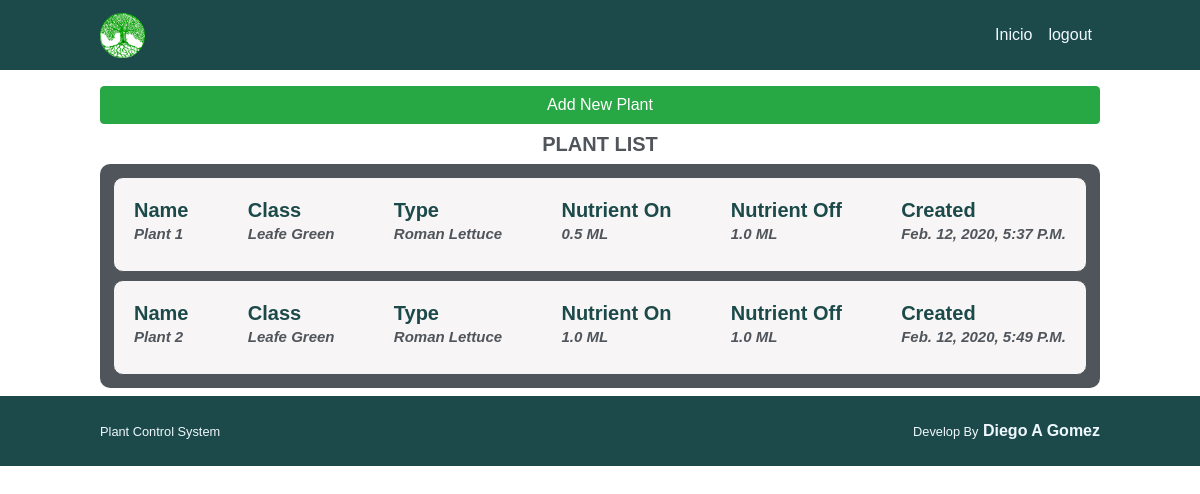
The page / (signed in) on the database its author committed.
### plants/models.py (models this page shows, shortened)
class Plants(models.Model):
    plant_name = models.CharField(max_length=20, null=True)
    plant_class = models.CharField(max_length=40, null=True)
    plant_type = models.CharField(max_length=20, null=True)
    active_nutrients = models.FloatField(default=0)
    noactive_nutrients = models.FloatField(default=0)
    created = models.DateTimeField(auto_now=True)

### plants/views.py (the view)
class ListPlants(LoginRequiredMixin, TemplateView):
    template_name = 'plants/home.html'
    success_url = reverse_lazy('plants:plants')
    def get_context_data(self, **kwargs):
        context = super().get_context_data(**kwargs)
        context['plants'] = Plants.objects.all()
        context['form'] = PlantsFormat()
        return context

### plants/forms.py (called while the page is built)
    @staticmethod
    def snake_to_word(word):
        return ' '.join(x.capitalize() or '_' for x in word.split('_'))

### templates/plants/home.html (shortened to what this page needs)
{% extends "base.html" %}
{% block container %}
    <div class="mt-3">
            <a href="{% url 'plants:new_plant' %}"
            type="submit"
            class="btn btn-success btn-block mt-1">Add New Plant</a>
    </div>
    <div>
        <h2 class="mt-2"> plant list </h2>
        <div class="display-plants ">
            {% for plant in plants %}
            <a href="{% url 'plants:plant_details' plant.id %}">
            {% include "plants/list_plants.html" %}
            </a>
            {% endfor %}
        </div>
    </div>
{% endblock %}

### templates/base.html (shortened to what this page needs)
<!DOCTYPE html>
<html lang="en">
<head>
    {% load static %}
    <link rel="stylesheet" href="{% static 'css/bootstrap.min.css' %}">
    <link rel="stylesheet" href="https://use.fontawesome.com/releases/v5.1.0/css/all.css" />
    <link rel="stylesheet" href="{% static 'css/main.css' %}" />
</head>
<body>
    {% include "navbar.html" %}
      <div class="container">
        {% block container %}
        {% endblock%}
     </div>
    {% include "foot.html" %}
</body>
</html>

### templates/navbar.html
{% load static %}
    <div class="navbar-header">
        <div class="container">
                <div>
                <a href="{% url 'plants:plants' %}">
                    <img src="{% static "img/icon.png" %}" height="45" width="45"
                    class="d-inline-block align-top"/>
                </a>
                </div>
                <div class="navbar-menu">
                    <nav><a href="{% url 'plants:plants' %}">Inicio</a></nav>
                    <nav><a href="{% url 'users:logout' %}">logout</a></nav>
                </div>
        </div>
    </div>

### templates/plants/list_plants.html
<div class='register-control'>
    <div>
        <h4>name</h4>
        <h6>{{ plant.plant_name}}</h6>
    </div>
    <div>
        <h4>class</h4>
        <h6>{{ plant.plant_class }}</h6>
    </div>
    <div>
        <h4>type</h4>
        <h6>{{ plant.plant_type }}</h6>
    </div>
    <div>
        <h4>nutrient on</h4>
        <h6>{{ plant.active_nutrients }} mL</h6>
    </div>
    <div>
        <h4>nutrient off</h4>
        <h6>{{ plant.noactive_nutrients }} mL</h6>
    </div>
    <div>
        <h4>created</h4>
        <h6>{{ plant.created }}</h6>
    </div>
</div>

### templates/foot.html
{% load static %}
    <div class="foot-container">
        <div class="container">
                <div>
                <strong><small>plant control system</small></strong>
                </div>
                <div>
                    <strong><small>develop by</small> diego a gomez</strong>
                </div>
        </div>
    </div>

### static/css/main.css (style rules this page uses)
body { font-family: "Source Sans Pro", sans-serif; margin: 0px; }
h2 { color: #50555c; text-transform: uppercase; font-family: "Source Sans Pro", sans-serif; font-weight: bold; font-size: 20px; text-align: center; margin-top: 0px; }
h4 { color: rgb(28, 73, 73); text-transform: capitalize; font-family: "Source Sans Pro", sans-serif; font-weight: bold; font-size: 20px; margin: 0px; margin-bottom: 3px; }
h6 { color: #50555c; text-transform: capitalize; font-family: "Source Sans Pro", sans-serif; font-weight: bold; font-size: 15px; text-align: left; margin-top: 0px; margin-bottom: 8px; font-style: italic; }
strong { color: aliceblue; text-transform: capitalize; font-family: Impact, Haettenschweiler, "Arial Narrow Bold", sans-serif; }
.container { width: 1000px; margin: 0 auto; display: inherit; justify-content: inherit; align-items: inherit; height: inherit; flex-wrap: inherit; }
.navbar-header { background-color: rgb(28, 73, 73); justify-content: space-between; display: flex; align-items: center; color: blanchedalmond; padding: 10px; height: 70px; }
.navbar-header a { color: aliceblue; text-decoration: none; }
.navbar-menu { justify-content: space-between; display: flex; height: inherit; list-style: none; align-items: center; margin: 8px; }
.navbar-menu nav a { justify-content: space-between; display: flex; align-items: center; height: 70px; margin-left: 16px; }
.foot-container { background-color: rgb(28, 73, 73); margin-top: 8px; justify-content: space-between; display: flex; align-items: center; padding: 10px; height: 70px; }
.display-plants { background-color: #50555c; padding: 5px; border-radius: 10px; }
.register-control { margin: 8px; display: flex; justify-content: space-between; align-items: center; border-radius: 10px; border: 1px solid #50555c; background-color: rgba(253, 251, 251, 0.966); color: #50555c; padding: 20px; }

### rows shown on the page
Plants: plant_name "Plant 1", plant_class "Leafe Green", plant_type "Roman Lettuce", active_nutrients "0.5", noactive_nutrients "1.0", created "Feb. 12, 2020, 5:37 P.m."
Plants: plant_name "Plant 2", plant_class "Leafe Green", plant_type "Roman Lettuce", active_nutrients "1.0", noactive_nutrients "1.0", created "Feb. 12, 2020, 5:49 P.m."
